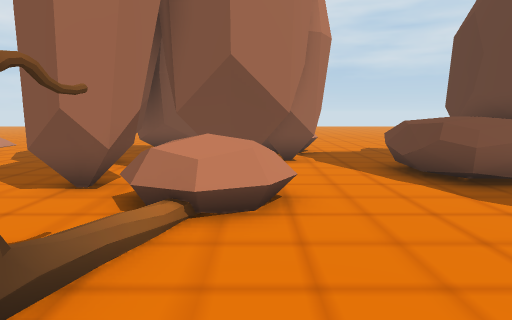
view 1 (above)

24 first-person views from a walk through a Unity game level. The camera is 1.4 m above the floor, tilts 8° down and sees 75° across. The floor is counted in squares, 1 m on a side. Each view is taken from the middle of a square. On the plan, view 1 faces up. The plan holds only what a view shows up to about 15 squares ahead; the rest is blank. The place goes on beyond the plan. The player character is not drawn. Some animated figures are not drawn. Door leaves are left out, so doorways stand open.

view 2
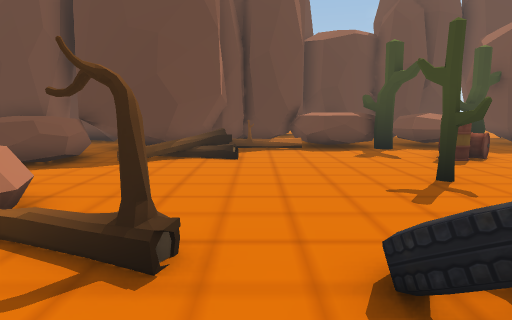

view 3
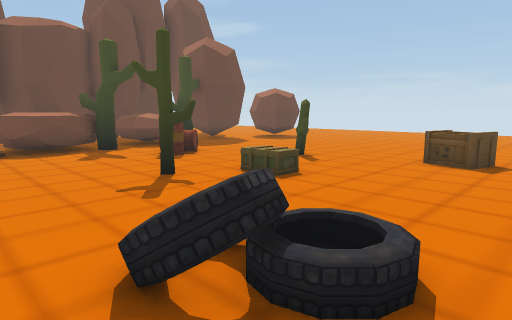

view 4
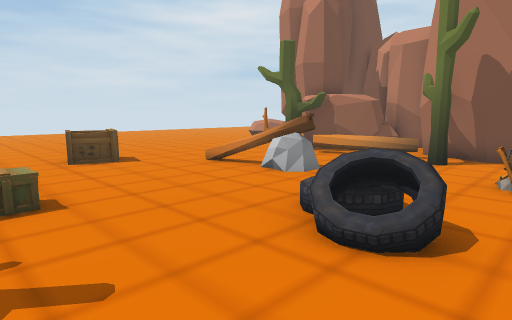

view 5
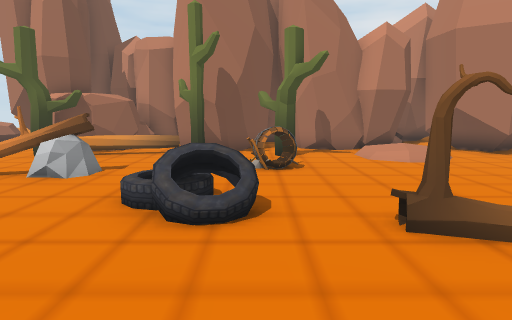

view 6
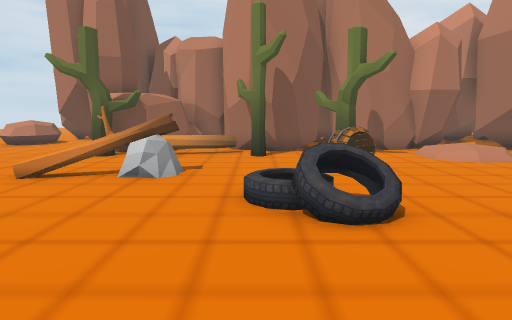

view 7
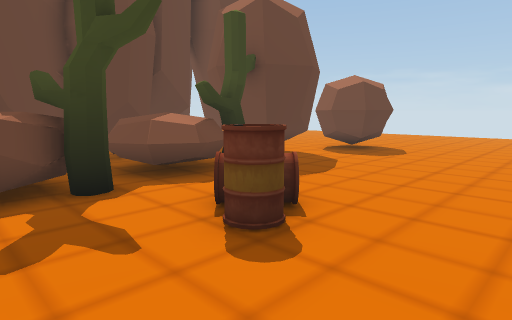

view 8
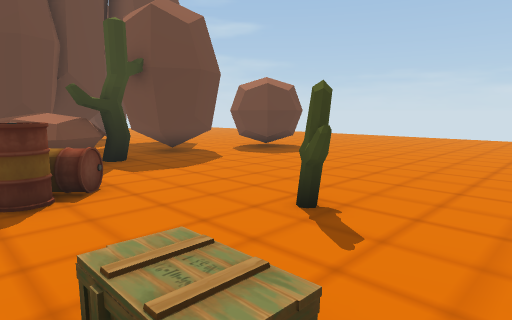

view 9
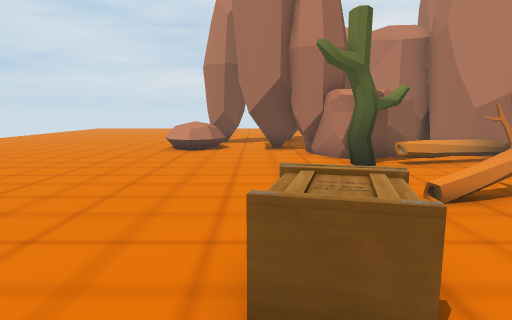

view 10
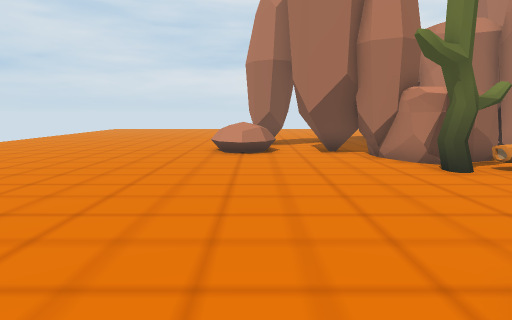

view 11
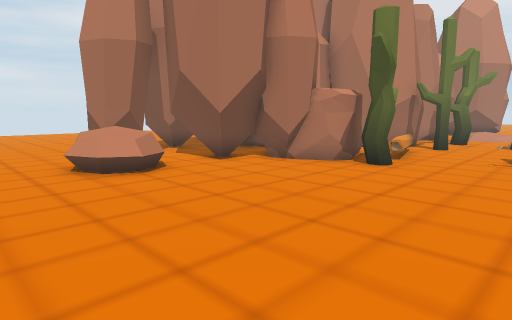

view 12
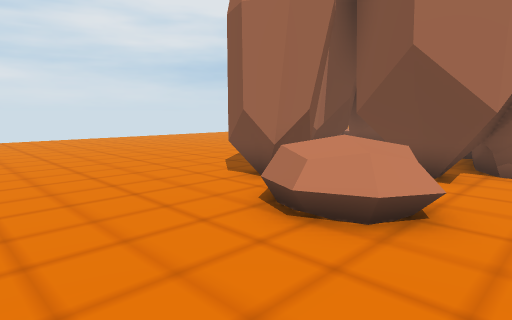

view 13
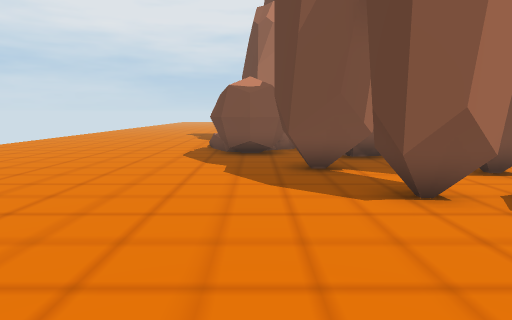

view 14
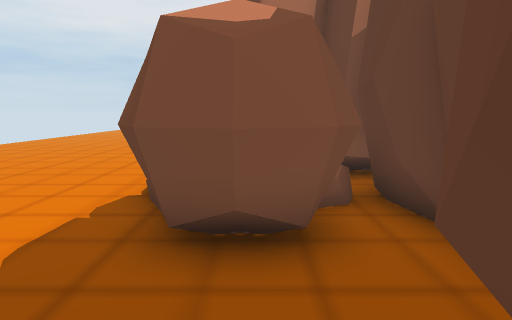

view 15
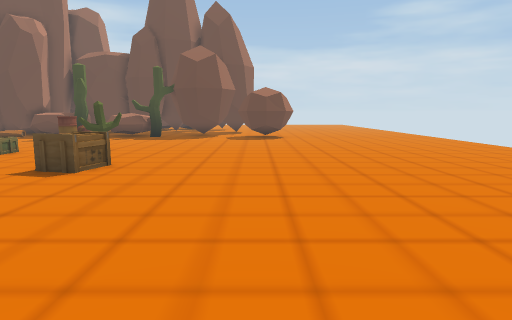

view 16
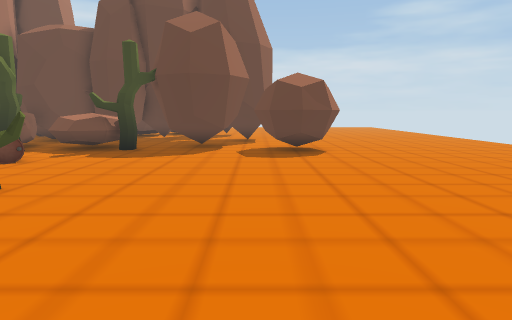

view 17
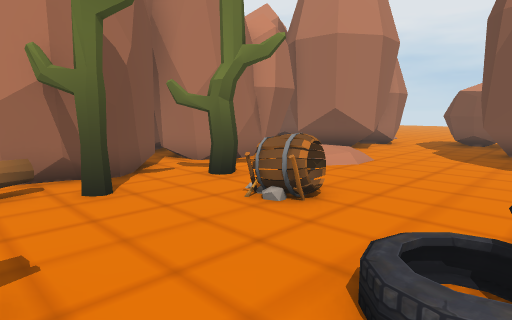

view 18
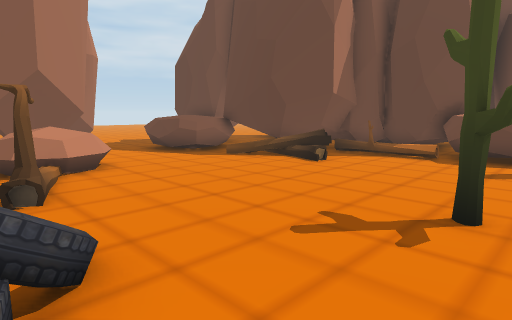

view 19
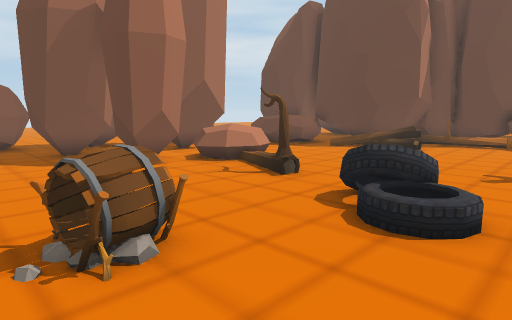

view 20
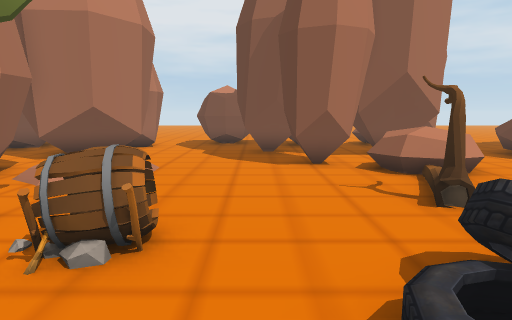

view 21
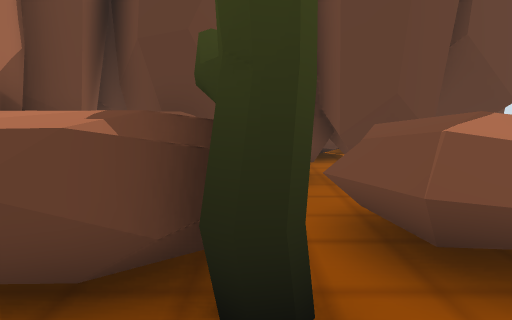

view 22
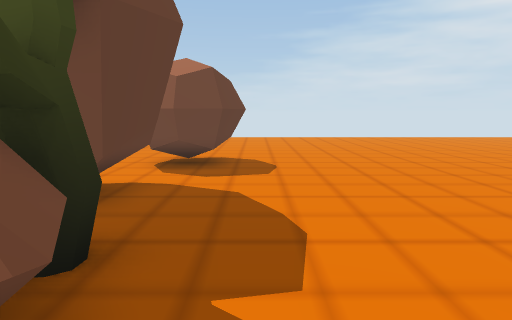

view 23
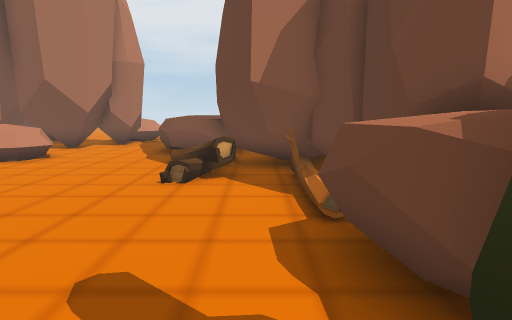

view 24
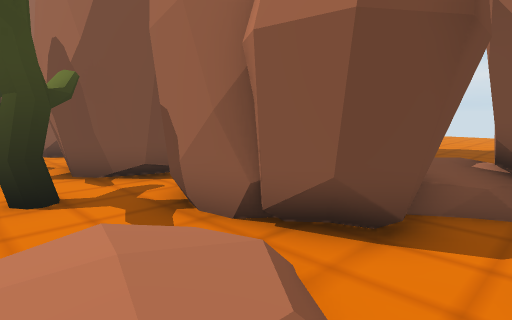

### Floor plan
Key: @ floor where view 1 was taken; # wall or solid block; x gap in a wall; . main floor; : floor 0.25 m higher than the main floor; + floor 0.5 m higher than the main floor; / step, stairs or slope; D open door; = window, fence, low wall or low ledge; ^ raised ledge; T tire; B barrel; H thing the floor can be seen under or through; A box; O other object.
Columns run from 21 left of view 1 to 15 right of it. Each row starts with its distance up from view 1.
 15                         ...
 14                         ...
 13             . ###       ...
 12             #.####     =...
 11             #....###   ....#
 10            ##...###  ##....#
  9            ##...#######..^ #####
  8           ###...#######.=^^ ##
  7            #.....###.....^^^#
  6            #//...###^^DDD^^##
  5 ..       ###+/.....^^^.....##
  4 ..        #.::......=.....O##
  3           #........O.......###
  2         ###........O.......O.###
  1          #..O.BB.............O##
  0          ##O..BB..T..@....... ##  # #
 -1           ##.....OT..........x^######
 -2     #     ##O.....O..........^^  ##
 -3 =   #   ###O..........OO.....^^^##
 -4 .####   #=.O...OO............O##.#
 -5 x####   ###OO..OO....AO...BB..##=##
 -6 .#####    ##O..OO.........BB.^^^^##
 -7 ....##  ####O................=^^ ##
 -8 ...###  ###...........OO......O =###
 -9 ...#######........AA...O.......#####
-10 ......####........AA..........HH#  #
-11 ....###=......................HH   #
-12 ....###^^=....................HHH
-13 ......=^^....................#H..
-14 .............................###.
-15 .............................## .
-16 .............................## .
-17   .  ............................

Positions as (right, up) in squares from view 1, and headings:
1: (0, 0), facing up
2: (-5, 1), facing right
3: (-5, 1), facing down-right
4: (1, 1), facing down-left
5: (2, 0), facing left
6: (2, -2), facing left
7: (2, -2), facing down-right
8: (-1, -4), facing down-right
9: (0, -10), facing left
10: (-1, -12), facing left
11: (-5, -16), facing up-left
12: (-11, -17), facing up-left
13: (-19, -17), facing up
14: (-19, -9), facing up
15: (-11, -14), facing right
16: (-4, -13), facing right
17: (-3, -4), facing up-left
18: (-3, -4), facing up-right
19: (-8, -3), facing up-right
20: (-5, -3), facing up
21: (6, -4), facing right
22: (7, -5), facing down
23: (7, -5), facing up
24: (-8, 7), facing down-left
